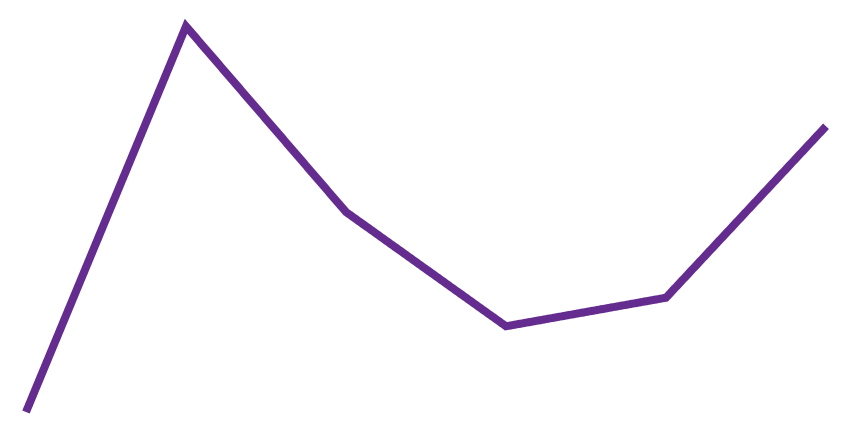

Express this chart as Vega-Lite.
### Vega specification from a JSON file in a GitHub repository (floating-point values rounded to 4 significant figures)
{"$schema": "https://vega.github.io/schema/vega/v3.1.json", "width": 400, "height": 200, "padding": 5, "signals": [{"name": "defined", "value": true, "bind": {"input": "checkbox"}}, {"name": "interpolate", "value": "linear", "bind": {"input": "select", "options": ["basis", "bundle", "cardinal", "catmull-rom", "linear", "monotone", "natural", "step", "step-after", "step-before"]}}, {"name": "tension", "value": 0, "bind": {"input": "range", "min": 0, "max": 1, "step": 0.05}}, {"name": "strokeWidth", "value": 4, "bind": {"input": "range", "min": 0, "max": 10, "step": 0.5}}, {"name": "strokeCap", "value": "butt", "bind": {"input": "select", "options": ["butt", "round", "square"]}}, {"name": "strokeDash", "value": [1, 0], "bind": {"input": "select", "options": [[1, 0], [8, 8], [8, 4], [4, 4], [4, 2], [2, 1], [1, 1]]}}], "data": [{"name": "table", "values": [{"u": 1, "v": 28}, {"u": 2, "v": 55}, {"u": 3, "v": 42}, {"u": 4, "v": 34}, {"u": 5, "v": 36}, {"u": 6, "v": 48}]}], "scales": [{"name": "xscale", "type": "linear", "range": "width", "zero": false, "domain": {"data": "table", "field": "u"}}, {"name": "yscale", "type": "linear", "range": "height", "nice": true, "zero": false, "domain": {"data": "table", "field": "v"}}], "marks": [{"type": "line", "from": {"data": "table"}, "encode": {"enter": {"stroke": {"value": "#652c90"}}, "update": {"x": {"scale": "xscale", "field": "u"}, "y": {"scale": "yscale", "field": "v"}, "defined": {"signal": "defined || datum.u !== 3"}, "interpolate": {"signal": "interpolate"}, "tension": {"signal": "tension"}, "strokeWidth": {"signal": "strokeWidth"}, "strokeDash": {"signal": "strokeDash"}, "strokeCap": {"signal": "strokeCap"}, "opacity": {"value": 1}}, "hover": {"opacity": {"value": 0.5}}}}]}
